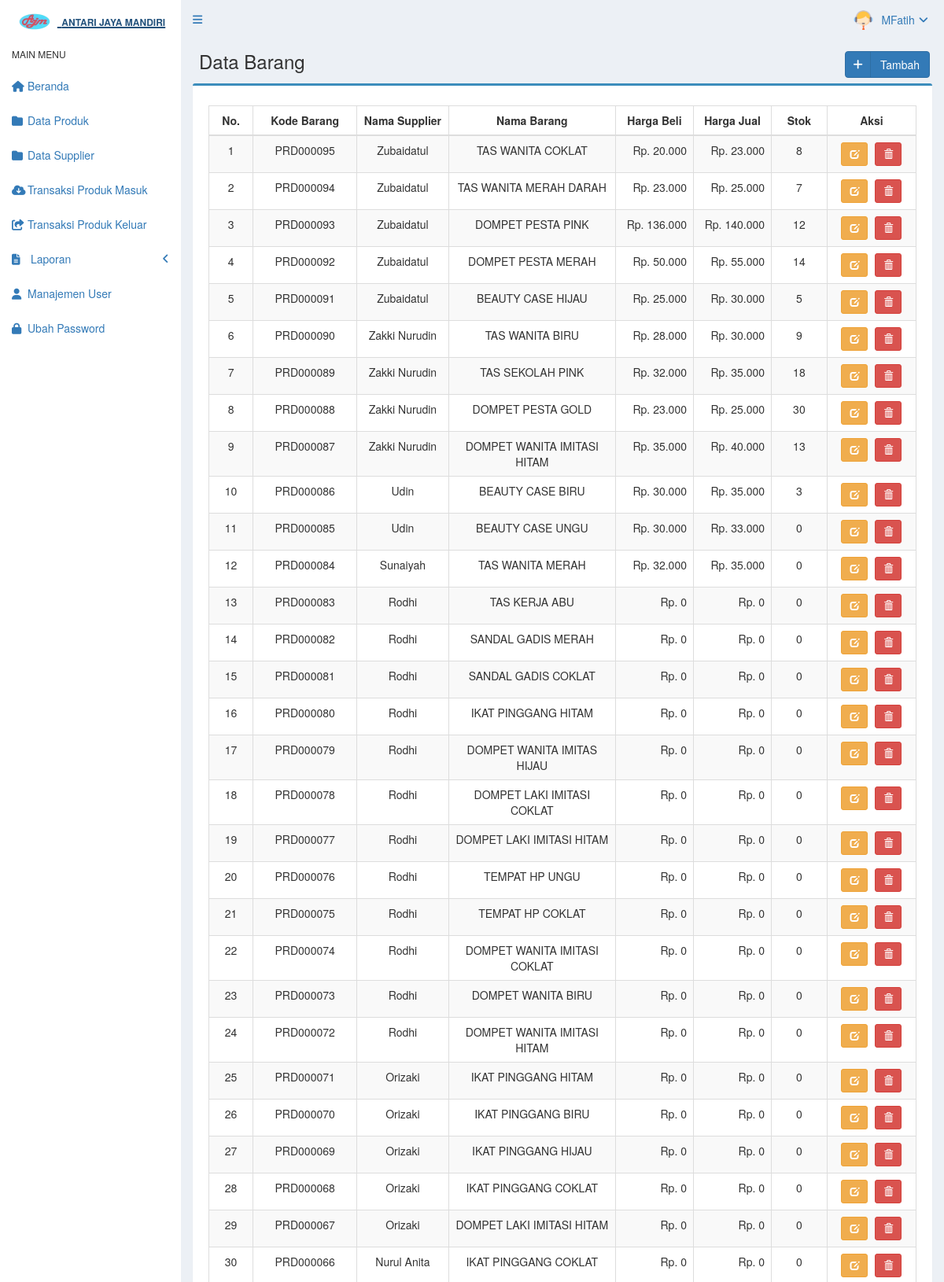
The app's page /main.php?module=barang (signed in, upper part) with its own data.
### tables this page shows
CREATE TABLE `tb_user` (
  `id_user` int(5) NOT NULL,
  `username` varchar(50) NOT NULL,
  `password` varchar(50) NOT NULL,
  `nama_user` varchar(50) NOT NULL,
  `telepon` char(13) DEFAULT NULL,
  `foto` varchar(100) DEFAULT NULL,
  `hak_akses` enum('operasional','administrator','','') NOT NULL,
  `status` enum('aktif','blokir') NOT NULL DEFAULT 'aktif',
  `created_at` timestamp NOT NULL DEFAULT current_timestamp(),
  `updated_at` timestamp NOT NULL DEFAULT current_timestamp() ON UPDATE current_timestamp()
);

CREATE TABLE `tb_barang` (
  `kd_barang` char(9) NOT NULL DEFAULT '',
  `kd_supplier` char(9) NOT NULL,
  `nama_barang` varchar(50) NOT NULL,
  `harga_beli` int(11) NOT NULL,
  `harga_jual` int(11) NOT NULL,
  `stok` int(5) NOT NULL,
  `created_user` int(2) NOT NULL,
  `created_date` timestamp NOT NULL DEFAULT current_timestamp(),
  `updated_user` int(2) NOT NULL,
  `updated_date` timestamp NOT NULL DEFAULT current_timestamp() ON UPDATE current_timestamp()
);

CREATE TABLE `tb_supplier` (
  `kd_supplier` char(9) NOT NULL DEFAULT '',
  `nama_supplier` varchar(50) NOT NULL,
  `alamat_supplier` varchar(50) NOT NULL,
  `no_hp` char(12) NOT NULL
);

### config/fungsi_rupiah.php (called while the page is built, shortened)
<?php
	function format_rupiah($angka){
		$rupiah=number_format($angka,0,',','.');
		return $rupiah;
	}
 ?>

### modules/barang/view.php (the view, shortened to what this page needs)
<section class="content-header">
	<h1>
		<i class="fa fa-folder-o icon-title"></i>Data Barang
		<a class="btn btn-primary btn-social pull-right" href="?module=form_barang&form=add" title="Tambah Data" data-toggle="tooltip">
			<i class="fa fa-plus"></i>Tambah
		</a>
	</h1>
</section>
<section class="content">
	<div class="row">
		<div class="col-md-12">
			 <div class="box box-primary">
			 	<div class="box-body">
			 		<table id="dataTables1" class="table table-bordered table-striped table-hover">
			 			<thead>
			 				<tr>
			 					<th class="center">No.</th>
			 					<th class="center">Kode Barang</th>
			 					<th class="center">Nama Supplier</th>
			 					<th class="center">Nama Barang</th>
			 					<th class="center">Harga Beli</th>
			 					<th class="center">Harga Jual</th>
			 					<th class="center">Stok</th>
			 					<th class="center">Aksi</th>
			 				</tr>
			 			</thead>
			 			<tbody>
			 				<?php
			 					$no =1;
			 					$query=mysqli_query($mysqli,"SELECT a.kd_barang,b.nama_supplier,a.nama_barang,a.harga_beli,a.harga_jual,a.stok FROM tb_barang a INNER JOIN tb_supplier b ON a.kd_supplier = b.kd_supplier ORDER BY a.kd_barang DESC") or die('Ada kesalahan pada query tampil data pakaian: '.mysqli_error($mysqli));
			 					while($data=mysqli_fetch_assoc($query)) {
			 						$harga_beli = format_rupiah($data['harga_beli']);
			 						$harga_jual = format_rupiah($data['harga_jual']);
			 						echo "<tr>
			 								<td width='30' class='center'>$no</td>
			 								<td width='80' class='center'>$data[kd_barang]</td>
			 								<td width='80' class='center'>$data[nama_supplier]</td>
			 								<td width='150' class='center'>$data[nama_barang]</td>
			 								<td width='70' align='right'>Rp. $harga_beli</td>
			 								<td width='70' align='right'>Rp. $harga_jual</td>
			 								<td width='50' class='center'>$data[stok]</td>
			 								<td class='center' width='80'>
			 									<div>
			 										<a data-toggle='tooltip' data-placement='top' title='Ubah' style='margin-right:5px' class='btn btn-warning btn-sm' href='?module=form_barang&form=edit&id=$data[kd_barang]'>
			 											<i style='color:#fff' class='glyphicon glyphicon-edit'></i>
			 										</a>";
			 				 ?>
			 				 <a data-toggle="tooltip" data-placement="top" title="Hapus" class="btn btn-danger btn-sm" href="modules/barang/proses.php?act=delete&id=<?php echo $data['kd_barang'];?>" onclick="return confirm('Anda yakin akan menghapus barang <?php echo $data['nama_barang']; ?> ?');">
			 				 	<i style="color: #fff" class="glyphicon glyphicon-trash"></i>
			 				 </a>
			 				<?php
			 					echo "</div
			 					</td>
			 					</tr>";
			 					$no++;
			 				}
			 				?>
			 			</tbody>
			 		</table>
			 	</div>
			 </div>
		</div>
	</div>
</section>

### top_menu.php (shortened to what this page needs)
<?php
	require_once "config/database.php";
	$query = mysqli_query($mysqli, "SELECT id_user, nama_user, foto, hak_akses FROM tb_user WHERE id_user='$_SESSION[id_user]'") or die('Ada Kesalahan pada query tampil User: '.mysql_error($mysqli));
	$data = mysqli_fetch_assoc($query);
 ?>
 <li class="dropdown user user-menu">
 	<a href="#" class="dropdown-toggle" data-toggle="dropdown">
 		<?php
 			if($data['foto']=="") { ?>
 			<img src="images/user/user-default.png" class="user-image" alt="user Image" />
 		<?php
 		}
 		else {?>
			<img src="images/user/<?php echo $data['foto']; ?>" class="user-image" alt="User Image" />
		<?php
		}
 		?>
 		<span class="hidden-xs"><?php echo $data['nama_user']; ?><i style="margin-left: 5px" class="fa fa-angle-down"></i></span>
 		</a>
 </li>

### assets/css/style.css (style rules this page uses)
.btn-social *:first-child { border-right: 1px solid rgba(0, 0, 0, 0.1); bottom: 0; font-size: 1em !important; left: 0; line-height: 32px !important; position: absolute; text-align: center; top: 0; width: 32px !important; }
.content-header { padding: 15px 18px 0; position: relative; }
.center { text-align:center; }
body { background-color: #fff; color: #333; font-size: 15px; line-height: 1.42857; }

### records on screen
tb_user: foto (picture), nama_user "MFatih"
tb_barang: kd_barang "PRD000095", kd_supplier.nama_supplier "Zubaidatul", nama_barang "TAS WANITA COKLAT", harga_beli "20.000", harga_jual "23.000", stok "8"
tb_barang: kd_barang "PRD000094", kd_supplier.nama_supplier "Zubaidatul", nama_barang "TAS WANITA MERAH DARAH", harga_beli "23.000", harga_jual "25.000", stok "7"
tb_barang: kd_barang "PRD000093", kd_supplier.nama_supplier "Zubaidatul", nama_barang "DOMPET PESTA PINK", harga_beli "136.000", harga_jual "140.000", stok "12"
tb_barang: kd_barang "PRD000092", kd_supplier.nama_supplier "Zubaidatul", nama_barang "DOMPET PESTA MERAH", harga_beli "50.000", harga_jual "55.000", stok "14"
tb_barang: kd_barang "PRD000091", kd_supplier.nama_supplier "Zubaidatul", nama_barang "BEAUTY CASE HIJAU", harga_beli "25.000", harga_jual "30.000", stok "5"
tb_barang: kd_barang "PRD000090", kd_supplier.nama_supplier "Zakki Nurudin", nama_barang "TAS WANITA BIRU", harga_beli "28.000", harga_jual "30.000", stok "9"
tb_barang: kd_barang "PRD000089", kd_supplier.nama_supplier "Zakki Nurudin", nama_barang "TAS SEKOLAH PINK", harga_beli "32.000", harga_jual "35.000", stok "18"
tb_barang: kd_barang "PRD000088", kd_supplier.nama_supplier "Zakki Nurudin", nama_barang "DOMPET PESTA GOLD", harga_beli "23.000", harga_jual "25.000", stok "30"
tb_barang: kd_barang "PRD000087", kd_supplier.nama_supplier "Zakki Nurudin", nama_barang "DOMPET WANITA IMITASI HITAM", harga_beli "35.000", harga_jual "40.000", stok "13"
tb_barang: kd_barang "PRD000086", kd_supplier.nama_supplier "Udin", nama_barang "BEAUTY CASE BIRU", harga_beli "30.000", harga_jual "35.000", stok "3"
tb_barang: kd_barang "PRD000085", kd_supplier.nama_supplier "Udin", nama_barang "BEAUTY CASE UNGU", harga_beli "30.000", harga_jual "33.000", stok "0"
tb_barang: kd_barang "PRD000084", kd_supplier.nama_supplier "Sunaiyah", nama_barang "TAS WANITA MERAH", harga_beli "32.000", harga_jual "35.000", stok "0"
tb_barang: kd_barang "PRD000083", kd_supplier.nama_supplier "Rodhi", nama_barang "TAS KERJA ABU", harga_beli "0", harga_jual "0", stok "0"
tb_barang: kd_barang "PRD000082", kd_supplier.nama_supplier "Rodhi", nama_barang "SANDAL GADIS MERAH", harga_beli "0", harga_jual "0", stok "0"
tb_barang: kd_barang "PRD000081", kd_supplier.nama_supplier "Rodhi", nama_barang "SANDAL GADIS COKLAT", harga_beli "0", harga_jual "0", stok "0"
tb_barang: kd_barang "PRD000080", kd_supplier.nama_supplier "Rodhi", nama_barang "IKAT PINGGANG HITAM", harga_beli "0", harga_jual "0", stok "0"
tb_barang: kd_barang "PRD000079", kd_supplier.nama_supplier "Rodhi", nama_barang "DOMPET WANITA IMITAS HIJAU", harga_beli "0", harga_jual "0", stok "0"
tb_barang: kd_barang "PRD000078", kd_supplier.nama_supplier "Rodhi", nama_barang "DOMPET LAKI IMITASI COKLAT", harga_beli "0", harga_jual "0", stok "0"
tb_barang: kd_barang "PRD000077", kd_supplier.nama_supplier "Rodhi", nama_barang "DOMPET LAKI IMITASI HITAM", harga_beli "0", harga_jual "0", stok "0"
tb_barang: kd_barang "PRD000076", kd_supplier.nama_supplier "Rodhi", nama_barang "TEMPAT HP UNGU", harga_beli "0", harga_jual "0", stok "0"
tb_barang: kd_barang "PRD000075", kd_supplier.nama_supplier "Rodhi", nama_barang "TEMPAT HP COKLAT", harga_beli "0", harga_jual "0", stok "0"
tb_barang: kd_barang "PRD000074", kd_supplier.nama_supplier "Rodhi", nama_barang "DOMPET WANITA IMITASI COKLAT", harga_beli "0", harga_jual "0", stok "0"
tb_barang: kd_barang "PRD000073", kd_supplier.nama_supplier "Rodhi", nama_barang "DOMPET WANITA BIRU", harga_beli "0", harga_jual "0", stok "0"
tb_barang: kd_barang "PRD000072", kd_supplier.nama_supplier "Rodhi", nama_barang "DOMPET WANITA IMITASI HITAM", harga_beli "0", harga_jual "0", stok "0"
tb_barang: kd_barang "PRD000071", kd_supplier.nama_supplier "Orizaki", nama_barang "IKAT PINGGANG HITAM", harga_beli "0", harga_jual "0", stok "0"
tb_barang: kd_barang "PRD000070", kd_supplier.nama_supplier "Orizaki", nama_barang "IKAT PINGGANG BIRU", harga_beli "0", harga_jual "0", stok "0"
tb_barang: kd_barang "PRD000069", kd_supplier.nama_supplier "Orizaki", nama_barang "IKAT PINGGANG HIJAU", harga_beli "0", harga_jual "0", stok "0"
tb_barang: kd_barang "PRD000068", kd_supplier.nama_supplier "Orizaki", nama_barang "IKAT PINGGANG COKLAT", harga_beli "0", harga_jual "0", stok "0"
tb_barang: kd_barang "PRD000067", kd_supplier.nama_supplier "Orizaki", nama_barang "DOMPET LAKI IMITASI HITAM", harga_beli "0", harga_jual "0", stok "0"
tb_barang: kd_barang "PRD000066", kd_supplier.nama_supplier "Nurul Anita", nama_barang "IKAT PINGGANG COKLAT", harga_beli "0", harga_jual "0", stok "0"
